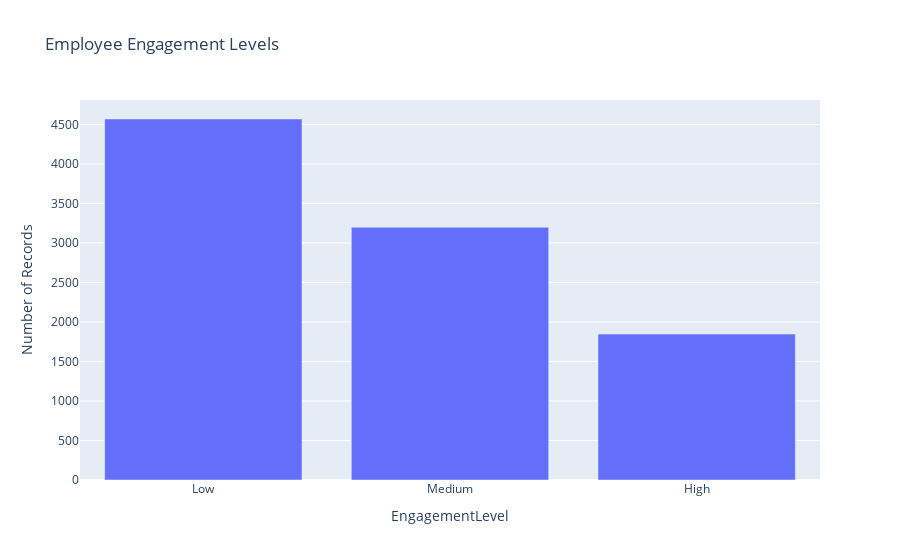

Notebook cell for this chart:
### Code cell
#Section 1: Engagement Level Distribution
eng_counts = merged['EngagementLevel'].value_counts().sort_index().reset_index()
eng_counts.columns = ['EngagementLevel', 'Count']
fig1 = px.bar(
    eng_counts,
    x='EngagementLevel',
    y='Count',
    title='Employee Engagement Levels',
    category_orders={'EngagementLevel': ['Low', 'Medium', 'High']},
    labels={'Count': 'Number of Records'},
)
fig1.show()

### Figure 1 — Plotly figure (JSON) as saved in the notebook; plotly's stock layout.template omitted (floating-point values rounded to 4 significant figures)
{"data": [{"hovertemplate": "EngagementLevel=%{x}<br>Number of Records=%{y}<extra></extra>", "legendgroup": "", "marker": {"color": "#636efa", "pattern": {"shape": ""}}, "name": "", "orientation": "v", "showlegend": false, "textposition": "auto", "type": "bar", "x": ["High", "Low", "Medium"], "xaxis": "x", "y": [1846, 4568, 3198], "yaxis": "y"}], "layout": {"barmode": "relative", "legend": {"tracegroupgap": 0}, "title": {"text": "Employee Engagement Levels"}, "xaxis": {"anchor": "y", "categoryarray": ["Low", "Medium", "High"], "categoryorder": "array", "domain": [0, 1], "title": {"text": "EngagementLevel"}}, "yaxis": {"anchor": "x", "domain": [0, 1], "title": {"text": "Number of Records"}}}}
